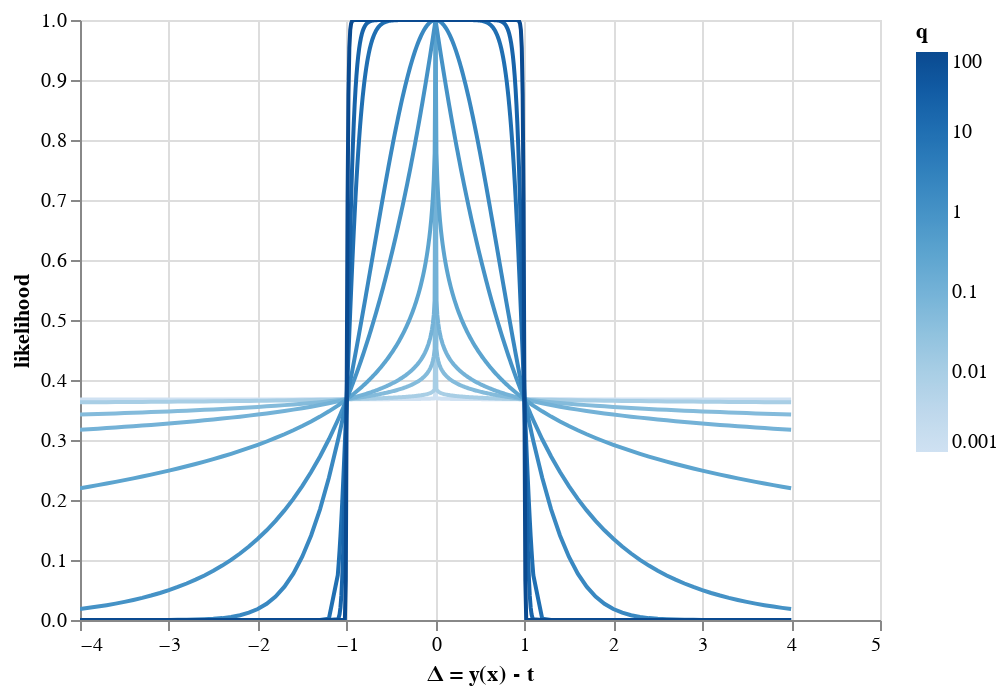

Notebook code for this chart:
### Markdown cell above
Visualize all $q$ values in one panel

### Code cell
alt.Chart(df_plot).mark_line(clip=True).encode(
    x=alt.X("delta:Q", title="Δ = y(x) - t"),
    y=alt.Y(
        "likelihood:Q",
    ),
    color=alt.Color("q:Q", scale=alt.Scale(type="log")),
)

### Figure 1 — Vega-Lite specification as saved in the notebook (floating-point values rounded to 4 significant figures; data arrays with more than 128 entries replaced by an {"elided": "..."} marker saying what was removed)
{"config": {"view": {"continuousWidth": 400, "continuousHeight": 300}}, "data": {"name": "data-1b42a1647ae822a1ba164f6825db070c"}, "mark": {"type": "line", "clip": true}, "encoding": {"color": {"type": "quantitative", "field": "q", "scale": {"type": "log"}}, "x": {"type": "quantitative", "field": "delta", "title": "Δ = y(x) - t"}, "y": {"type": "quantitative", "field": "likelihood"}}, "$schema": "https://vega.github.io/schema/vega-lite/v4.8.1.json", "datasets": {"data-1b42a1647ae822a1ba164f6825db070c": {"elided": "3010 records"}}}
